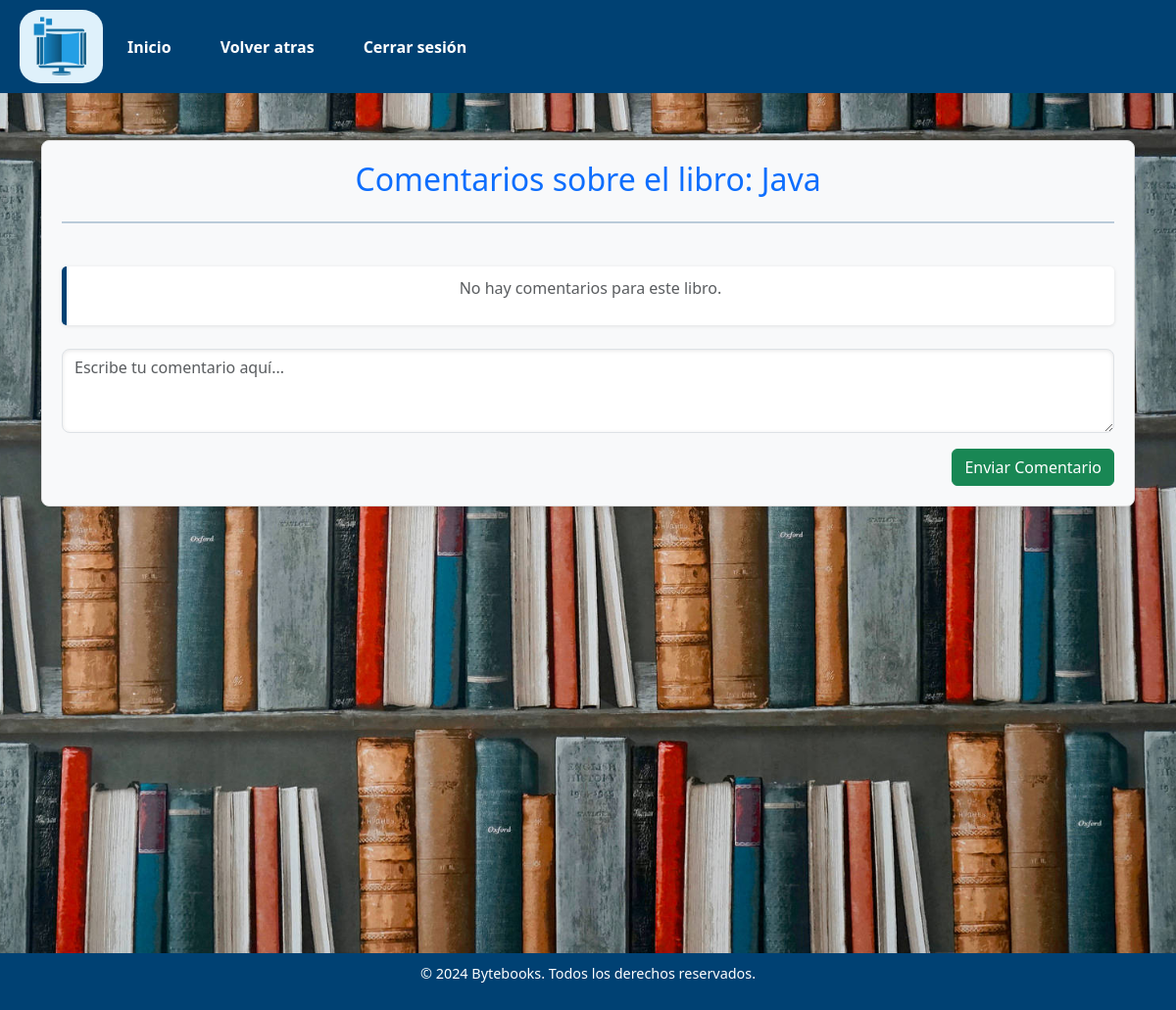
Page /user/view_comments/3 on the earlier database version.
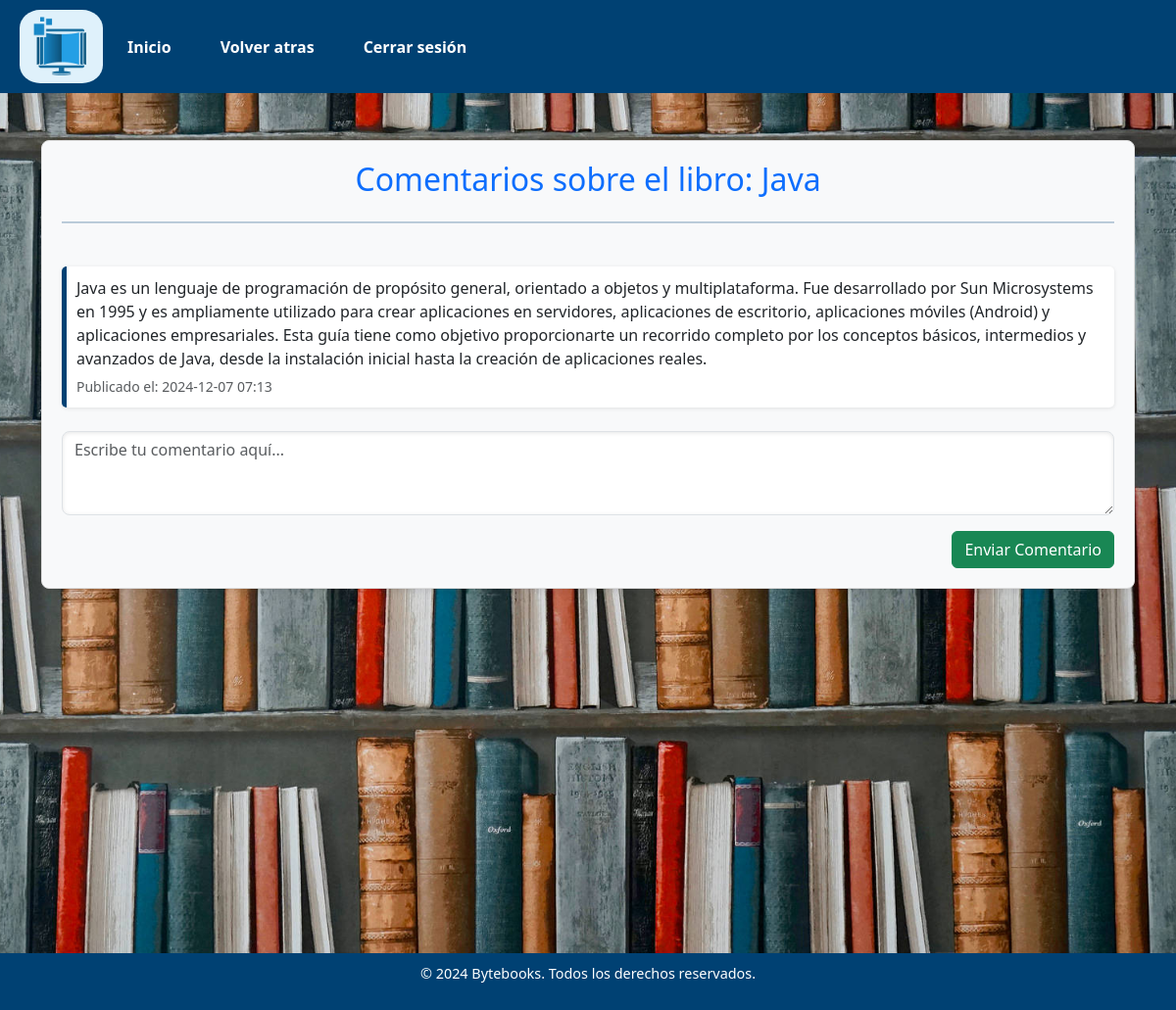
Same page on the later database version.
### models.py (models this page shows, shortened)
class Libro(db.Model):
    __tablename__ = 'libros'
    id_libro = db.Column(db.Integer, primary_key=True)  # ID único del libro
    nombre_libro = db.Column(db.String(30), nullable=False)  # Nombre del libro
    categoria = db.Column(db.String(30), nullable=False)  # Categoría del libro
    imagen = db.Column(db.String(60), nullable=False)  # Ruta de la imagen
    url = db.Column(db.String(100), nullable=False)  # URL del libro

class Comentario(db.Model):
    __tablename__ = 'comentarios'
    id_comentario = db.Column(db.Integer, primary_key=True)  # ID único del comentario
    id_libro = db.Column(db.Integer, db.ForeignKey('libros.id_libro'), nullable=False)  # Relación con el libro
    comentario = db.Column(db.Text, nullable=False)  # Contenido del comentario
    fecha_hora = db.Column(db.DateTime, nullable=False, default=datetime.now)  # Fecha y hora del comentario
    libro = db.relationship('Libro', backref='comentarios')  # Relación con el modelo Libro

### routes/user_routes.py (the view)
@user_bp.route('/view_comments/<int:libro_id>', methods=['GET'])
def view_comments(libro_id):
    libro = Libro.query.get_or_404(libro_id)
    comentarios = Comentario.query.filter_by(id_libro=libro_id).all()
    return render_template('view_comments.html', libro=libro, comentarios=comentarios)

### templates/user/view_comments.html (shortened to what this page needs)
<!DOCTYPE html>
<html lang="es">
<head>
    <link href="https://cdn.jsdelivr.net/npm/bootstrap@5.3.2/dist/css/bootstrap.min.css" rel="stylesheet">
</head>
<body>
    {% include 'user/comments_Cabecera.html' %}
    <div class="content container mt-5">
        <div class="bg-comments">
            <h2 class="text-center text-primary mb-4">Comentarios sobre el libro: {{ libro.nombre_libro }}</h2>
            <hr>
            <br>
            <div class="comments-section mb-4">
                {% for comentario in comentarios %}
                <div class="comment-box">
                    <p class="mb-1">{{ comentario.comentario }}</p>
                    <small class="text-muted">Publicado el: {{ comentario.fecha_hora.strftime('%Y-%m-%d %H:%M') }}</small>
                </div>
                {% else %}
                <div class="comment-box text-center">
                    <p class="text-muted">No hay comentarios para este libro.</p>
                </div>
                {% endfor %}
            </div>
            <div class="comment-form mt-3">
                <form action="{{ url_for('user.add_comment', libro_id=libro.id_libro) }}" method="POST">
                    <div class="mb-3">
                        <textarea class="form-control" name="comentario" placeholder="Escribe tu comentario aquí..." rows="3" required></textarea>
                    </div>
                    <div class="d-flex justify-content-end">
                        <button type="submit" class="btn btn-success">Enviar Comentario</button>
                    </div>
                </form>
            </div>
        </div>
    </div>
    {% include 'user/Pie.html' %}
</body>
</html>

### templates/user/comments_Cabecera.html (shortened to what this page needs)
<nav style="background-color: #004173; color: white; padding: 10px 20px; display: flex; justify-content: space-between; align-items: center; width: 100%; box-sizing: border-box; margin: 0;">
    <div>
        <a href="/">
            <img src="/static/images/Logo0.jpg" alt="Logo Bytebooks" style="width: 85px; height: 75px; border-radius: 25%;">
        </a>
    </div>
    <ul style="list-style: none; display: flex; margin: 0; padding: 0; justify-content: flex-start; flex-grow: 1;">
        <li style="margin: 0 15px;">
            <a href="{{ url_for('user.index') }}" style="text-decoration: none; color: white; font-weight: bold; padding: 5px 10px; transition: background-color 0.3s;">Inicio</a>
        </li>
        <li style="margin: 0 15px;">
            <a href="{{ url_for('user.view_books') }}" style="text-decoration: none; color: white; font-weight: bold; padding: 5px 10px; transition: background-color 0.3s;">Volver atras</a>
        </li>
        <li style="margin: 0 15px;">
            <a href="{{ url_for('byte.logout') }}" style="text-decoration: none; color: white; font-weight: bold; padding: 5px 10px; transition: background-color 0.3s;">Cerrar sesión</a>
        </li>
    </ul>
</nav>

### templates/user/Pie.html (shortened to what this page needs)
<footer style="background-color: #004173; color: white; padding: 10px 0; text-align: center; font-size: 0.9rem;">
    <p>&copy; 2024 Bytebooks. Todos los derechos reservados.</p>
</footer>
</body>
</html>

### templates/user/view_comments.html (style rules this page uses)
body { background-image: url('/static/images/Fondo.jpg'); background-size: cover; background-repeat: no-repeat; background-position: center; margin: 0; padding: 0; }
.content { min-height: 100vh; display: flex; flex-direction: column; justify-content: flex-start; }
.bg-comments { background-color: #f8f9fa; border: 1px solid #ddd; border-radius: 8px; box-shadow: 0 2px 8px rgba(0, 0, 0, 0.1); padding: 20px; margin-bottom: 30px; }
.comment-box { margin-bottom: 10px; padding: 10px; border-left: 5px solid #004173; background-color: #ffffff; border-radius: 5px; box-shadow: 0 1px 4px rgba(0, 0, 0, 0.1); }
.form-control { border-radius: 8px; box-shadow: inset 0 1px 4px rgba(0, 0, 0, 0.1); }
footer { background-color: #004173; color: white; padding: 10px 0; font-size: 0.9rem; text-align: center; margin-top: 30px; }
hr { border: none; height: 2px; background-color: #004173; margin-bottom: 20px; }

### templates/user/comments_Cabecera.html (style rules this page uses)
html, body { margin: 0; padding: 0; }
nav { margin: 0; padding: 0; }

Differences in the rows shown:
added Comentario: comentario "Java es un lenguaje de programación de propósito general, orientado a objetos y multiplataforma. Fue desarrollado por Sun Microsystems en 1995 y es ampliamente utilizado para crear aplicaciones en servidores, aplicaciones de escritorio, aplicaciones móviles (Android) y aplicaciones empresariales. Esta guía tiene como objetivo proporcionarte un recorrido completo por los conceptos básicos, intermedios y avanzados de Java, desde la instalación inicial hasta la creación de aplicaciones reales.", fecha_hora "2024-12-07 07:13"
Other differences:
text no longer shown: "No hay comentarios para este libro."
